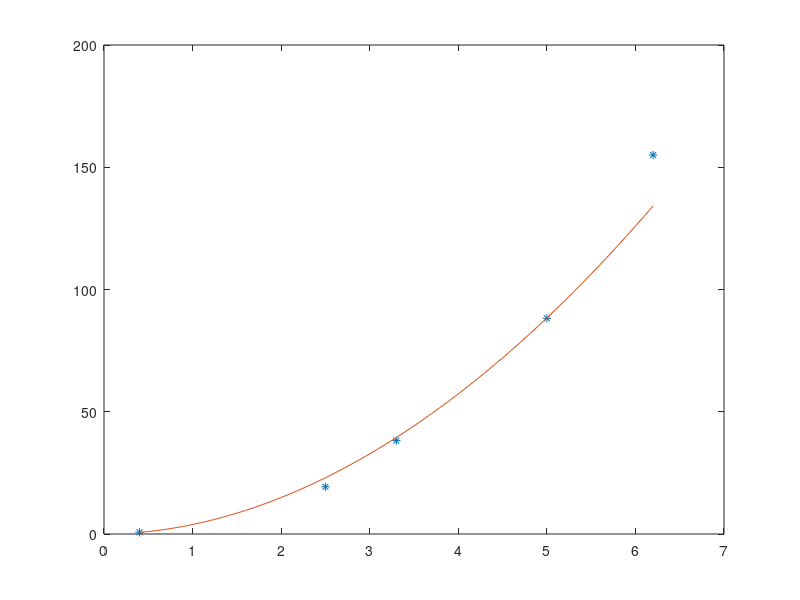

Reproduce this figure in MATLAB.
%Fit the points who are exp fun. of y=(be^(ax)) x= 0,0.5,1,1.5,2,2.5,3,3.5,4.5
y=6,4.83,3.70,3.15,2.41,1.83,1.49,1.12,0.96,0.73,0.64
x= [0,0.5,1,1.5,2,2.5,3,3.5,4,4.5,5]
y=[6,4.83,3.70,3.15,2.41,1.83,1.49,1.12,0.96,0.73,0.64]
p=polyfit(x,log(y),1);
a=p(1)
b=exp(p(2))
xm=[x(1):0.1:x(end)]
ym=b*exp(a*xm)
plot(x,y,'*',xm,ym)

%FIT THE DATA POINTS OF THE POWER FUNC. OF Y=b^a%
x= [0.4,2.5,3.3,5.0,6.2]
y=[0.7,19.3,38.2,88.2,155]
p=polyfit(log(x),log(y),1);
a=p(1)
b=exp(p(2))
xm=[x(1):0.1:x(end)]
ym=b*xm.^a
plot(x,y,'*',xm,ym)
